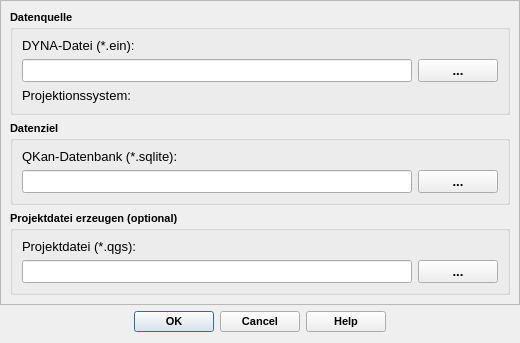
<?xml version="1.0" encoding="UTF-8"?>
<ui version="4.0">
 <class>ImportFromHEDialogBase</class>
 <widget class="QDialog" name="ImportFromHEDialogBase">
  <property name="geometry">
   <rect>
    <x>0</x>
    <y>0</y>
    <width>520</width>
    <height>343</height>
   </rect>
  </property>
  <property name="minimumSize">
   <size>
    <width>250</width>
    <height>150</height>
   </size>
  </property>
  <property name="maximumSize">
   <size>
    <width>16777215</width>
    <height>343</height>
   </size>
  </property>
  <property name="windowTitle">
   <string>QKan Import aus DYNA</string>
  </property>
  <layout class="QVBoxLayout" name="verticalLayout_4">
   <property name="leftMargin">
    <number>0</number>
   </property>
   <property name="topMargin">
    <number>0</number>
   </property>
   <property name="rightMargin">
    <number>0</number>
   </property>
   <item>
    <widget class="QScrollArea" name="scrollArea">
     <property name="widgetResizable">
      <bool>true</bool>
     </property>
     <widget class="QWidget" name="scrollAreaWidgetContents">
      <property name="geometry">
       <rect>
        <x>0</x>
        <y>0</y>
        <width>518</width>
        <height>303</height>
       </rect>
      </property>
      <layout class="QVBoxLayout" name="verticalLayout_5">
       <item>
        <widget class="QGroupBox" name="groupBox_3">
         <property name="font">
          <font>
           <family>Tahoma</family>
           <pointsize>8</pointsize>
           <weight>75</weight>
           <bold>true</bold>
          </font>
         </property>
         <property name="toolTip">
          <string comment="Pfade der Import- und Exportdatenbank"/>
         </property>
         <property name="title">
          <string>Datenquelle</string>
         </property>
         <property name="flat">
          <bool>false</bool>
         </property>
         <property name="checkable">
          <bool>false</bool>
         </property>
         <layout class="QVBoxLayout" name="verticalLayout">
          <item>
           <widget class="QLabel" name="label_2">
            <property name="font">
             <font>
              <family>Tahoma</family>
              <pointsize>10</pointsize>
              <weight>50</weight>
              <bold>false</bold>
             </font>
            </property>
            <property name="text">
             <string>DYNA-Datei (*.ein):</string>
            </property>
            <property name="alignment">
             <set>Qt::AlignLeading|Qt::AlignLeft|Qt::AlignVCenter</set>
            </property>
           </widget>
          </item>
          <item>
           <layout class="QHBoxLayout" name="horizontalLayout">
            <item>
             <widget class="QLineEdit" name="tf_dynaFile">
              <property name="font">
               <font>
                <family>Tahoma</family>
                <pointsize>10</pointsize>
                <weight>50</weight>
                <bold>false</bold>
               </font>
              </property>
              <property name="toolTip">
               <string>&lt;html&gt;&lt;head/&gt;&lt;body&gt;&lt;p&gt;Quelldatenbank mit Kanaldaten aus HYSTEM-EXTRAN&lt;/p&gt;&lt;/body&gt;&lt;/html&gt;</string>
              </property>
              <property name="statusTip">
               <string>Quelldatenbank mit Kanaldaten aus HYSTEM-EXTRAN</string>
              </property>
              <property name="alignment">
               <set>Qt::AlignRight|Qt::AlignTrailing|Qt::AlignVCenter</set>
              </property>
             </widget>
            </item>
            <item>
             <widget class="QPushButton" name="pb_selectDynaFile">
              <property name="font">
               <font>
                <family>Tahoma</family>
                <pointsize>10</pointsize>
                <weight>75</weight>
                <bold>true</bold>
               </font>
              </property>
              <property name="toolTip">
               <string>&lt;html&gt;&lt;head/&gt;&lt;body&gt;&lt;p&gt;ITWH-Quelldatenbank mit Kanalnetzdaten auswählen&lt;/p&gt;&lt;/body&gt;&lt;/html&gt;</string>
              </property>
              <property name="text">
               <string>...</string>
              </property>
             </widget>
            </item>
           </layout>
          </item>
          <item>
           <layout class="QHBoxLayout" name="horizontalLayout_2">
            <item>
             <widget class="QLabel" name="label_5">
              <property name="font">
               <font>
                <family>Tahoma</family>
                <pointsize>10</pointsize>
                <weight>50</weight>
                <bold>false</bold>
               </font>
              </property>
              <property name="text">
               <string>Projektionssystem:</string>
              </property>
              <property name="alignment">
               <set>Qt::AlignLeading|Qt::AlignLeft|Qt::AlignVCenter</set>
              </property>
             </widget>
            </item>
            <item>
             <widget class="QgsProjectionSelectionWidget" name="qsw_epsg">
              <property name="font">
               <font>
                <family>Tahoma</family>
                <pointsize>8</pointsize>
                <weight>75</weight>
                <bold>true</bold>
               </font>
              </property>
             </widget>
            </item>
           </layout>
          </item>
         </layout>
        </widget>
       </item>
       <item>
        <widget class="QGroupBox" name="groupBox">
         <property name="font">
          <font>
           <family>Tahoma</family>
           <pointsize>8</pointsize>
           <weight>75</weight>
           <bold>true</bold>
          </font>
         </property>
         <property name="toolTip">
          <string comment="Pfade der Import- und Exportdatenbank"/>
         </property>
         <property name="title">
          <string>Datenziel</string>
         </property>
         <property name="flat">
          <bool>false</bool>
         </property>
         <property name="checkable">
          <bool>false</bool>
         </property>
         <layout class="QVBoxLayout" name="verticalLayout_2">
          <item>
           <widget class="QLabel" name="label">
            <property name="font">
             <font>
              <family>Tahoma</family>
              <pointsize>10</pointsize>
              <weight>50</weight>
              <bold>false</bold>
             </font>
            </property>
            <property name="text">
             <string>QKan-Datenbank (*.sqlite):</string>
            </property>
            <property name="alignment">
             <set>Qt::AlignLeading|Qt::AlignLeft|Qt::AlignVCenter</set>
            </property>
           </widget>
          </item>
          <item>
           <layout class="QHBoxLayout" name="horizontalLayout_3">
            <item>
             <widget class="QLineEdit" name="tf_qkanDB">
              <property name="font">
               <font>
                <family>Tahoma</family>
                <pointsize>10</pointsize>
                <weight>50</weight>
                <bold>false</bold>
               </font>
              </property>
              <property name="toolTip">
               <string>&lt;html&gt;&lt;head/&gt;&lt;body&gt;&lt;p&gt;QKan - Zieldatenbank (wird ggfs. neu angelegt)&lt;/p&gt;&lt;/body&gt;&lt;/html&gt;</string>
              </property>
              <property name="statusTip">
               <string>QKan - Zieldatenbank (wird ggfs. neu angelegt)</string>
              </property>
              <property name="alignment">
               <set>Qt::AlignRight|Qt::AlignTrailing|Qt::AlignVCenter</set>
              </property>
             </widget>
            </item>
            <item>
             <widget class="QPushButton" name="pb_selectQKanDB">
              <property name="font">
               <font>
                <family>Tahoma</family>
                <pointsize>10</pointsize>
                <weight>75</weight>
                <bold>true</bold>
               </font>
              </property>
              <property name="toolTip">
               <string>&lt;html&gt;&lt;head/&gt;&lt;body&gt;&lt;p&gt;Zieldatenbank auswählen und optional erstellen&lt;/p&gt;&lt;/body&gt;&lt;/html&gt;</string>
              </property>
              <property name="text">
               <string>...</string>
              </property>
             </widget>
            </item>
           </layout>
          </item>
         </layout>
        </widget>
       </item>
       <item>
        <widget class="QGroupBox" name="gb_projectfile">
         <property name="font">
          <font>
           <family>Tahoma</family>
           <pointsize>8</pointsize>
           <weight>75</weight>
           <bold>true</bold>
          </font>
         </property>
         <property name="toolTip">
          <string comment="Nach dem Import eine Projektdatei neu erzeugen und speichern (optional)"/>
         </property>
         <property name="title">
          <string>Projektdatei erzeugen (optional)</string>
         </property>
         <property name="flat">
          <bool>false</bool>
         </property>
         <property name="checkable">
          <bool>false</bool>
         </property>
         <layout class="QVBoxLayout" name="verticalLayout_3">
          <item>
           <widget class="QLabel" name="label_4">
            <property name="font">
             <font>
              <family>Tahoma</family>
              <pointsize>10</pointsize>
              <weight>50</weight>
              <bold>false</bold>
             </font>
            </property>
            <property name="text">
             <string>Projektdatei (*.qgs):</string>
            </property>
            <property name="alignment">
             <set>Qt::AlignLeading|Qt::AlignLeft|Qt::AlignVCenter</set>
            </property>
           </widget>
          </item>
          <item>
           <layout class="QHBoxLayout" name="horizontalLayout_4">
            <item>
             <widget class="QLineEdit" name="tf_projectFile">
              <property name="font">
               <font>
                <family>Tahoma</family>
                <pointsize>10</pointsize>
                <weight>50</weight>
                <bold>false</bold>
               </font>
              </property>
              <property name="toolTip">
               <string>&lt;html&gt;&lt;head/&gt;&lt;body&gt;&lt;p&gt;Pfad der neu erzeugten Projektdatei (optional)&lt;/p&gt;&lt;/body&gt;&lt;/html&gt;</string>
              </property>
              <property name="statusTip">
               <string>Pfad der neu erzeugten Projektdatei (optional)</string>
              </property>
              <property name="alignment">
               <set>Qt::AlignRight|Qt::AlignTrailing|Qt::AlignVCenter</set>
              </property>
             </widget>
            </item>
            <item>
             <widget class="QPushButton" name="pb_selectProjectFile">
              <property name="font">
               <font>
                <family>Tahoma</family>
                <pointsize>10</pointsize>
                <weight>75</weight>
                <bold>true</bold>
               </font>
              </property>
              <property name="toolTip">
               <string>&lt;html&gt;&lt;head/&gt;&lt;body&gt;&lt;p&gt;Pfad und Name der Projektdatei festlegen&lt;/p&gt;&lt;/body&gt;&lt;/html&gt;</string>
              </property>
              <property name="text">
               <string>...</string>
              </property>
             </widget>
            </item>
           </layout>
          </item>
         </layout>
        </widget>
       </item>
      </layout>
     </widget>
    </widget>
   </item>
   <item>
    <widget class="QDialogButtonBox" name="button_box">
     <property name="font">
      <font>
       <family>Tahoma</family>
       <pointsize>8</pointsize>
       <weight>75</weight>
       <bold>true</bold>
      </font>
     </property>
     <property name="toolTip">
      <string>&lt;html&gt;&lt;head/&gt;&lt;body&gt;&lt;p&gt;Datenimport starten ...&lt;/p&gt;&lt;/body&gt;&lt;/html&gt;</string>
     </property>
     <property name="orientation">
      <enum>Qt::Horizontal</enum>
     </property>
     <property name="standardButtons">
      <set>QDialogButtonBox::Cancel|QDialogButtonBox::Help|QDialogButtonBox::Ok</set>
     </property>
     <property name="centerButtons">
      <bool>true</bool>
     </property>
    </widget>
   </item>
  </layout>
  <zorder>scrollArea</zorder>
  <zorder>button_box</zorder>
 </widget>
 <customwidgets>
  <customwidget>
   <class>QgsProjectionSelectionWidget</class>
   <extends>QWidget</extends>
   <header>qgsprojectionselectionwidget.h</header>
  </customwidget>
 </customwidgets>
 <resources/>
 <connections>
  <connection>
   <sender>button_box</sender>
   <signal>accepted()</signal>
   <receiver>ImportFromHEDialogBase</receiver>
   <slot>accept()</slot>
   <hints>
    <hint type="sourcelabel">
     <x>265</x>
     <y>205</y>
    </hint>
    <hint type="destinationlabel">
     <x>275</x>
     <y>117</y>
    </hint>
   </hints>
  </connection>
  <connection>
   <sender>button_box</sender>
   <signal>rejected()</signal>
   <receiver>ImportFromHEDialogBase</receiver>
   <slot>reject()</slot>
   <hints>
    <hint type="sourcelabel">
     <x>265</x>
     <y>205</y>
    </hint>
    <hint type="destinationlabel">
     <x>275</x>
     <y>117</y>
    </hint>
   </hints>
  </connection>
 </connections>
</ui>
